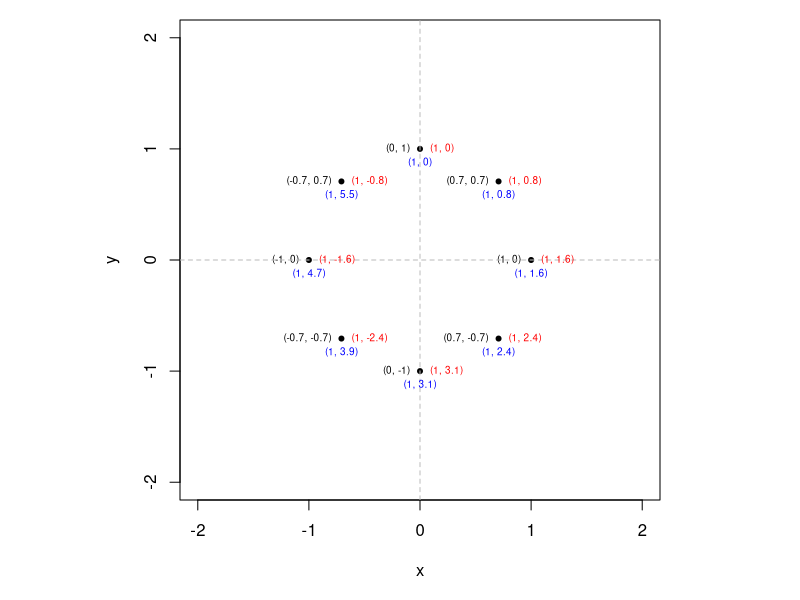

This figure's R source:
######################################
# Simulate data set
# Simulate cartesian coordinate
# These could be position in terms of Northing and Easting

# Number of points to simulate
cartCoord <- cbind(c(1,sqrt(0.5),0,-sqrt(0.5),-1,-sqrt(0.5),0,sqrt(0.5)),
                   c(0,sqrt(0.5),1,sqrt(0.5),0,-sqrt(0.5),-1,-sqrt(0.5)))
colnames(cartCoord) <- c("x","y")
par(pty="s", mar=c(5,3,1,1))
plot(cartCoord, pch=20, xlim=c(-2,2), ylim=c(-2,2))
# Create a text version to display on plot
cartCoordText <- paste("(", round(cartCoord[,1],1), ", ", round(cartCoord[,2],1), ")", sep="")
text(cartCoord[,1],cartCoord[,2],labels=cartCoordText, cex=0.6, pos=2)
abline(h=0,v=0, lty=2, col="grey")

# To get the distance from (0,0)
# we use the simple pythagore theorem
# r^2 = x^2 + y^2
r <- sqrt(rowSums(cartCoord^2))

# Get the angle use SOH CAH TOA
# In Quadrant I (+ve x and +ve y)
# tan(theta) = y/x
# theta = arctan(y/x)
# In R atan2(x,y) gives the angle between the y axis and the vector
# from origin to (x,y) in radian
# Y-axis can be interpreted as North
# Thus positive angles represent a turn to the east
# and negative angle represent a turn to the west.
theta <- atan2(cartCoord[,1],cartCoord[,2])

polarCoord <- cbind(r,theta) # In radian
polarCoordText <- paste("(", round(r,1), ", ", round(theta,1), ")", sep="")
text(cartCoord[,1],cartCoord[,2],labels=polarCoordText, cex=0.6, pos=4, col="red")

# If you want the turn from 0 -2*pi, instead of -pi-pi
theta2pi <- theta + ifelse(theta<0,2*pi,0)
polarCoord2piText <- paste("(", round(r,1), ", ", round(theta2pi,1), ")", sep="")
text(cartCoord[,1],cartCoord[,2],labels=polarCoord2piText, cex=0.6, pos=1, col="blue")


